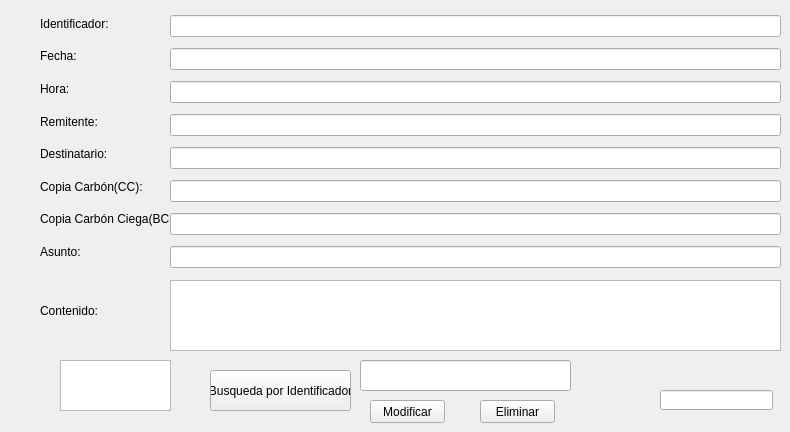
      <widget class="QWidget" name="tab_3">
       <attribute name="title">
        <string>M/E Campos de Dimension</string>
       </attribute>
       <widget class="QWidget" name="layoutWidget_13">
        <property name="geometry">
         <rect>
          <x>40</x>
          <y>10</y>
          <width>131</width>
          <height>341</height>
         </rect>
        </property>
        <layout class="QVBoxLayout" name="verticalLayout_22" stretch="1,1,1,1,1,1,1,1,3">
         <item>
          <widget class="QLabel" name="label_85">
           <property name="text">
            <string>Identificador:</string>
           </property>
          </widget>
         </item>
         <item>
          <widget class="QLabel" name="label_86">
           <property name="text">
            <string>Fecha:</string>
           </property>
          </widget>
         </item>
         <item>
          <widget class="QLabel" name="label_87">
           <property name="text">
            <string>Hora:</string>
           </property>
          </widget>
         </item>
         <item>
          <widget class="QLabel" name="label_88">
           <property name="text">
            <string>Remitente:</string>
           </property>
          </widget>
         </item>
         <item>
          <widget class="QLabel" name="label_89">
           <property name="text">
            <string>Destinatario:</string>
           </property>
          </widget>
         </item>
         <item>
          <widget class="QLabel" name="label_90">
           <property name="text">
            <string>Copia Carbón(CC):</string>
           </property>
          </widget>
         </item>
         <item>
          <widget class="QLabel" name="label_91">
           <property name="text">
            <string>Copia Carbón Ciega(BCC):</string>
           </property>
          </widget>
         </item>
         <item>
          <widget class="QLabel" name="label_92">
           <property name="text">
            <string>Asunto:</string>
           </property>
          </widget>
         </item>
         <item>
          <widget class="QLabel" name="label_93">
           <property name="text">
            <string>Contenido:</string>
           </property>
          </widget>
         </item>
        </layout>
       </widget>
       <widget class="QWidget" name="verticalLayoutWidget_8">
        <property name="geometry">
         <rect>
          <x>170</x>
          <y>10</y>
          <width>611</width>
          <height>271</height>
         </rect>
        </property>
        <layout class="QVBoxLayout" name="verticalLayout_23">
         <item>
          <widget class="QLineEdit" name="lineEdit_5_1">
           <property name="readOnly">
            <bool>false</bool>
           </property>
          </widget>
         </item>
         <item>
          <widget class="QLineEdit" name="lineEdit_5_2">
           <property name="readOnly">
            <bool>true</bool>
           </property>
          </widget>
         </item>
         <item>
          <widget class="QLineEdit" name="lineEdit_5_3">
           <property name="readOnly">
            <bool>true</bool>
           </property>
          </widget>
         </item>
         <item>
          <widget class="QLineEdit" name="lineEdit_5_4">
           <property name="readOnly">
            <bool>false</bool>
           </property>
          </widget>
         </item>
         <item>
          <widget class="QLineEdit" name="lineEdit_5_5">
           <property name="readOnly">
            <bool>false</bool>
           </property>
          </widget>
         </item>
         <item>
          <widget class="QLineEdit" name="lineEdit_5_6">
           <property name="readOnly">
            <bool>false</bool>
           </property>
          </widget>
         </item>
         <item>
          <widget class="QLineEdit" name="lineEdit_5_7">
           <property name="readOnly">
            <bool>false</bool>
           </property>
          </widget>
         </item>
         <item>
          <widget class="QLineEdit" name="lineEdit_5_8">
           <property name="readOnly">
            <bool>false</bool>
           </property>
          </widget>
         </item>
        </layout>
       </widget>
       <widget class="QPlainTextEdit" name="plainTextEdit_5_1">
        <property name="geometry">
         <rect>
          <x>170</x>
          <y>280</y>
          <width>611</width>
          <height>71</height>
         </rect>
        </property>
       </widget>
       <widget class="QPushButton" name="pushButton_Modificar_CdD">
        <property name="geometry">
         <rect>
          <x>370</x>
          <y>400</y>
          <width>75</width>
          <height>23</height>
         </rect>
        </property>
        <property name="text">
         <string>Modificar</string>
        </property>
       </widget>
       <widget class="QTextBrowser" name="textBrowser_5_1">
        <property name="geometry">
         <rect>
          <x>60</x>
          <y>360</y>
          <width>111</width>
          <height>51</height>
         </rect>
        </property>
       </widget>
       <widget class="QLineEdit" name="lineEdit_5_9">
        <property name="geometry">
         <rect>
          <x>360</x>
          <y>360</y>
          <width>211</width>
          <height>31</height>
         </rect>
        </property>
       </widget>
       <widget class="QPushButton" name="pushButton_BusquedaID_CdD">
        <property name="geometry">
         <rect>
          <x>210</x>
          <y>370</y>
          <width>141</width>
          <height>41</height>
         </rect>
        </property>
        <property name="text">
         <string>Busqueda por Identificador</string>
        </property>
       </widget>
       <widget class="QPushButton" name="pushButton_Eliminar_CdD">
        <property name="geometry">
         <rect>
          <x>480</x>
          <y>400</y>
          <width>75</width>
          <height>23</height>
         </rect>
        </property>
        <property name="text">
         <string>Eliminar</string>
        </property>
       </widget>
       <widget class="QLineEdit" name="lineEdit_5_old">
        <property name="geometry">
         <rect>
          <x>660</x>
          <y>390</y>
          <width>113</width>
          <height>20</height>
         </rect>
        </property>
       </widget>
      </widget>
